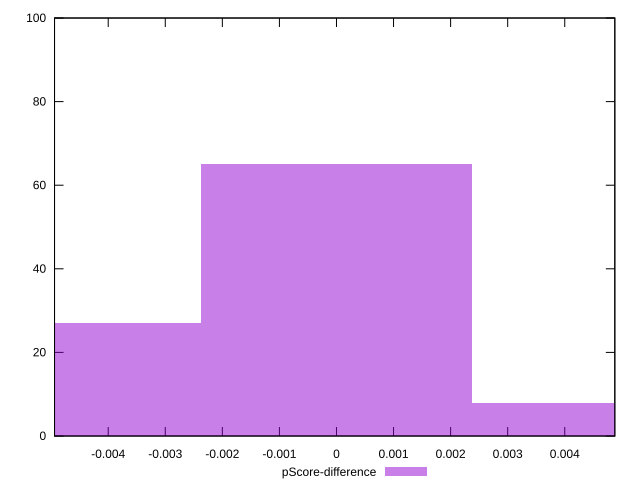

Generate this figure with gnuplot:
reset

$pScoreDifference <<EOF
0 65
-0.004760639101005481 27
0.004760639101005481 8
EOF

set key outside below
set boxwidth 0.004760639101005481
set xrange [-0.004940586335028807:0.004877452989997644]
set yrange [0:100]
set trange [0:100]
set style fill transparent solid 0.5 noborder
set terminal svg size 640, 490 enhanced background rgb 'white'
set output "report_00023_2021-02-20T12:14:57.249Z/largest-contentful-paint/samples/pages+cached+noadtech+nomedia/pScore-difference/histogram.svg"

plot $pScoreDifference title "pScore-difference" with boxes

reset
